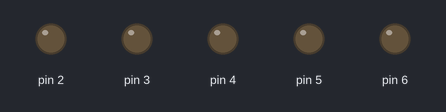
This sketch was run on a simulated Arduino Uno, built with avr-gcc and run on an emulated ATmega328P. Parts: output pins drawn as LEDs (lit = HIGH). Pins used as bus, display or sensor lines are not drawn.

Above: at 0.5 s.
At 1.5 s:
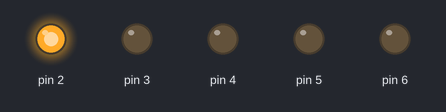
At 4.5 s:
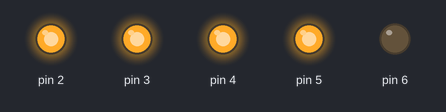
At 5.5 s:
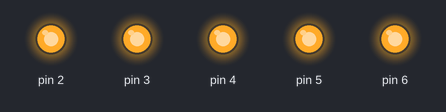
At 7.5 s:
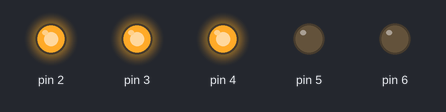
At 14.5 s:
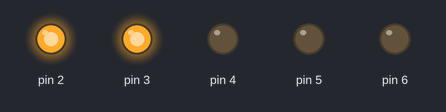
Timing chart, 0 to 15.6 s (numbered marks = the images above):
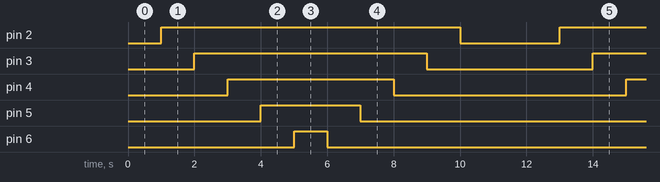

The sketch:

ForLoop.ino
```cpp
int i=1,j=6;
void setup() {
  for(int i=1;i<=6;i++){
      pinMode(i,OUTPUT);
  }
  Serial.begin(9600);
}

void loop() {
  for(int i=1;i<=6;i++){
      digitalWrite(i,HIGH);
      delay(1000);
  }
  for(int j=6;j>=1;j--){
    digitalWrite(j,LOW);
    delay(1000);
  }
}
```

Measured:
- by itself, pin 2: alternates HIGH for 9.0 s and LOW for 3.0 s
- by itself, pin 3: alternates HIGH for 7.0 s and LOW for 5.0 s
- by itself, pin 4: alternates HIGH for 5.0 s and LOW for 7.0 s
- by itself, pin 5: alternates HIGH for 3.0 s and LOW for 9.0 s
- by itself, pin 6: alternates HIGH for 1.0 s and LOW for 11.0 s
